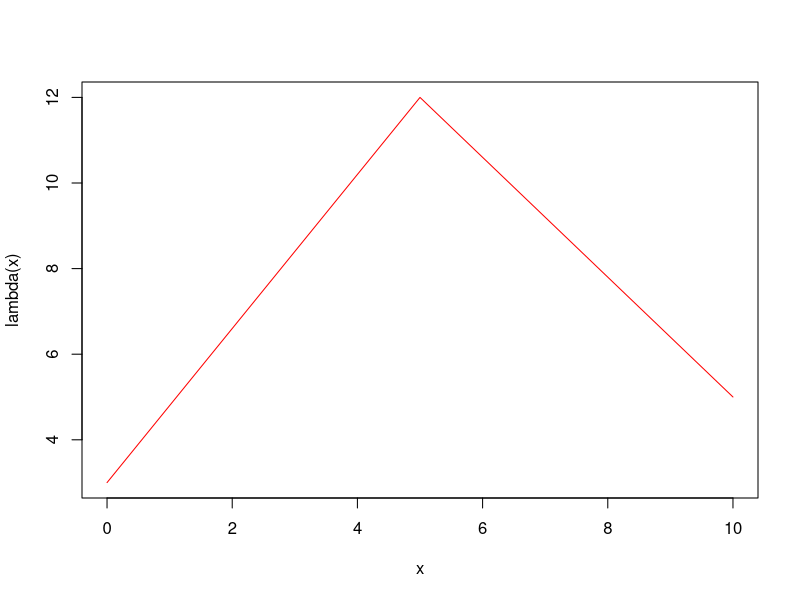
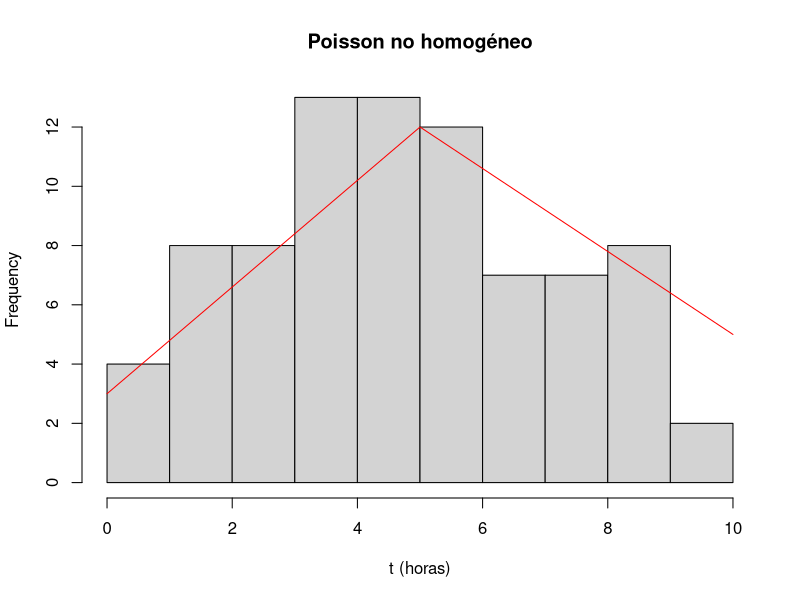
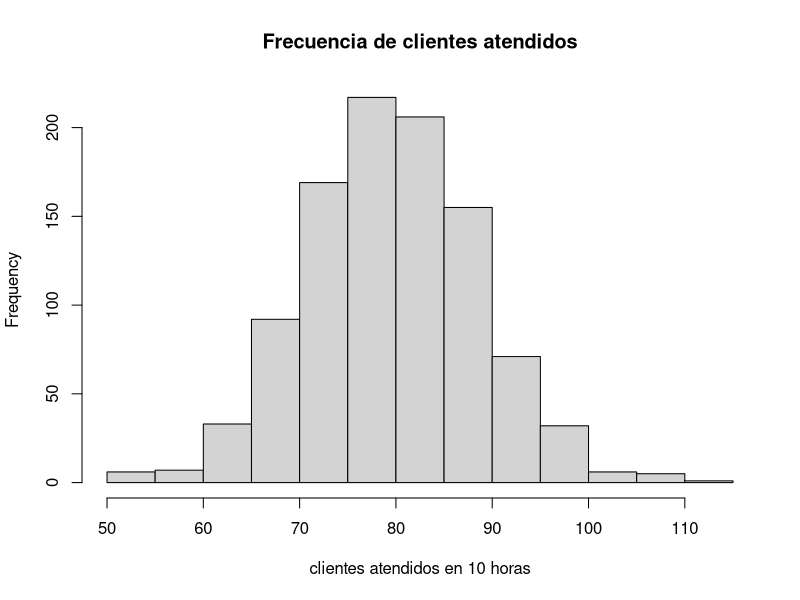
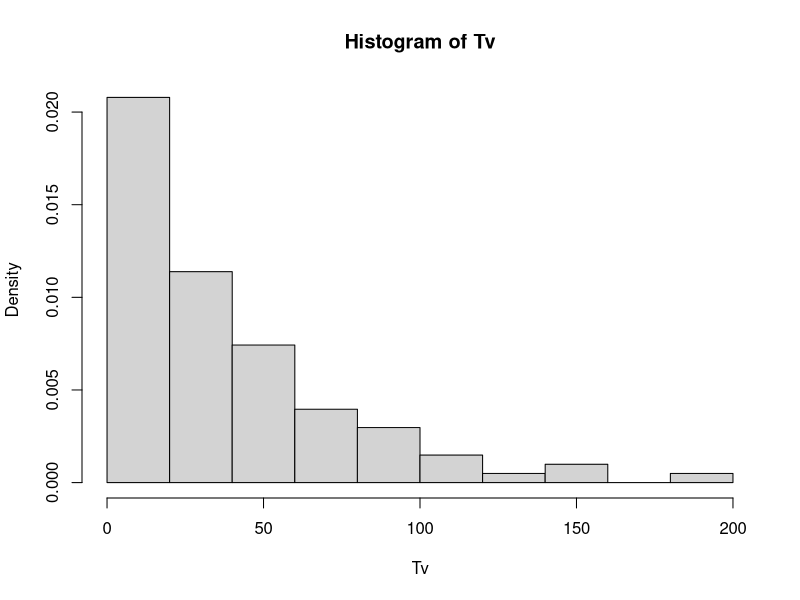
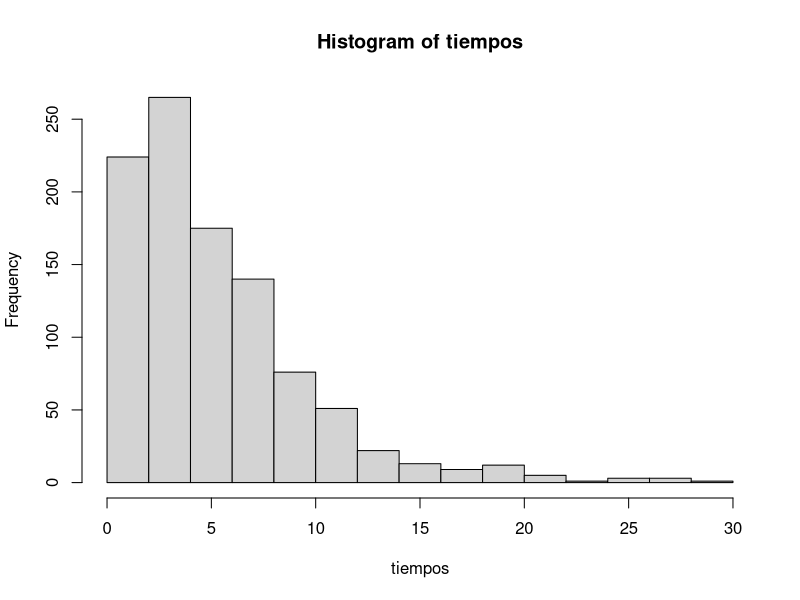

R code for these plots, in order:
## ---- chunk 1
lambdat<-function(x) ((1.8*x)+3)*I(x<=5)+((-1.4*x)+19)*I(x>5&x<=10)
curve(lambdat(x),xlim=c(0,10),ylab="lambda(x)",col="red")
## ---- chunk 2
opt <- optimize(lambdat, c(0, 10), maximum=TRUE)
m <- opt$objective
cat("maximo =",m)
## ---- chunk 3
S<-vector()
u1<-vector()
u2<-vector()
procpois<-function(Tmax,lambda) {
  t<-0;I<-0;i<-1  
  repeat {
    u1[i]<-runif(1)   
    t<-t-((1/lambda)*log(u1[i]))
    if (t>Tmax) {
      break
    }
    if (t<=Tmax) {
      u2[i]<-runif(1)
    }
    if(u2[i]<=(lambdat(t)/lambda)) {
      I<-I+1;S[I]<-t
    }
    i<-i+1
  }
return(S)
}

LL<-procpois(10,m)
hist(LL,main = "Poisson no homogéneo",breaks = 12,xlab = "t (horas)")
curve(lambdat(x),xlim=c(0,10),ylab="lambda(t)",col="red",add=TRUE)
LL[length(LL)+1]<-Inf
## ---- chunk 4
# Generación de tiempo de servicio
tserv<-function() {
  t<- (-1/9)*log(1-runif(1))
  return(t)
}
tserv()
## ---- chunk 5

# Evolución del sistema
unserv<-function(){
  LL<-procpois(10,m)
  LL[length(LL)+1]<-Inf
  t<-0
  NLL<-0  #número de llegadas hasta t
  NS<-0   # contador de salidas
  n<-0  #numero de clientes en el sistema en t
  Y<-vector() #tiempos de servicio
  Sal<-vector()       # output instantes de salida
  c<-vector()     # clientes en el sistema en cualquier t
  tLL <- LL[1]  #instante de llegada del cliente 1
  tS<-Inf   #instante de salida del sistema para el cliente i
  tm<-vector() #tiempo cliente en el sistema
  i<-1
  j<-1
  repeat
  {
    #Caso 1
    if(tLL <= tS)#llega un cliente
    {
      t <- tLL
      NLL <- NLL+1
      i<-i+1
      tLL <- LL[i]
      n<-n+1
      c[length(c)+1]<-n  # recogemos el número de clientes en el sistema
      if(n==1){
        Y[j] <- tserv()
        tS <- t+Y[j] 
        j <- j+1
      }
      
    }
    
    #caso2
    if(tS <= tLL)#un cliente sale del servidor 1
    {
      t<-tS
      NS<-NS + 1
      n<-n-1
      c[length(c)+1]<-n
      Sal[NS]<-t
      tm[NS]<-Sal[NS]-LL[NS]  # tiempo en el sistema
      if(n==0)
      {
        tS<-Inf 
      }
      if(n>0)
      {
        Y[j]<-tserv()   
        tS<-t+Y[j]
        j<-j+1
      }
      
    }
    #caso 3
    if (n == 0 & tLL == Inf) # si no quedan clientes 
    {
      break           
    }
  }
  
  if(tS==Inf)tS<-t
  resultados<-list("tiempos en el sistema",tm,"clientes en el sistema",c,
                "tiempo medio cliente en el sistema",
                mean(tm,na.rm=TRUE),
                "número medio clientes en el sistema",mean(c),
                "tiempos atención",Y,
                "última salida",tS,
                "clientes atendidos",NLL)
  
    return(resultados)
}


## ---- chunk 6
clientes_atendidos <- vector()
for (i in 1:1000) {
  out <- unserv()
  clientes_atendidos[i] <- out[[14]]
}

mean(clientes_atendidos)
hist(clientes_atendidos,main = "Frecuencia de clientes atendidos",xlab = "clientes atendidos en 10 horas" )
## ---- chunk 7
#Se crea la función del tiempo de servicio
Ts <- function(n, lambda) {
  u <- runif(n)
  x <- -(1/lambda) * log(u)
  return(x)
}
## ---- chunk 8

#Se desarrolla el sistema
Tv = c(0)
for (i in 1:100){
  TT = 0
  N = 4 
  S = 3
  R = 0
  
  Tf = Ts(1000,1)
  Tr = Ts(1000,2)
  i = 1
  j = 1
  
  # Primer fallo
  TT = TT + Tf[i]
  S = S - 1
  R = R + 1
  i = i + 1
  
  while(TRUE){
    # 
    if(R>0){
      if(Tf[i]>Tr[j]){
        TT = TT + Tr[j]
        S = S + 1
        R = R - 1
        Tf[i] = Tf[i] - Tr[j]
        j = j + 1
      }
      
      if(Tf[i]<Tr[j]){
        TT = TT + Tf[i]
        if(S==0){
          break
        }else{
          S = S - 1
          R = R + 1
          Tr[j]= Tr[j] - Tf[i]
          i = i + 1
        }
      }
      
    }else{
      TT = TT + Tf[i]
      S = S - 1
      R = R + 1
      i = i + 1
    }
    
  }
  Tv = c(Tv,TT)
  
  
}
meanT = mean(Tv)
meanT
hist(Tv,freq=FALSE)
## ---- chunk 9

choque.t <- function(T, lambda) {
    S <- vector()
    t <- 0
    I <- 0
    repeat {
        u1 <- runif(1) 
        t <- t-(1/lambda)*log(u1)
        if (t > T) {
            break
        }
        I <- I+1
        S[I] <- t
    }
    return(S)
}


valor_choque.pdf <- function(x){
    x * exp(-x)
}
## ---- chunk 10


valor_choque.r <- function(){

    # Constante que garantiza f(y) < cg(y) 
    c <- 5

    repeat {

        # Distribucion exponencial
        y <- rexp(1)

        # Uniforme
        u <- runif(1)

        if (u <= (valor_choque.pdf(y) / (dexp(y) * c))) {
            x <- y
            break
        }
    }
    x
}
## ---- chunk 11
modelo <- function(k, a, C) {

    tiempos <- vector()
    for (n in 1:k){
        # Se genera una lista de tiempos de choque
        
        t_golpe <- choque.t(100, 1)

        # Vector de danios
        d_total <- 0
        d <- vector()

        

        # Contador de iteraciones
        i <- 1
        for (t in t_golpe) {

            d[i] <- valor_choque.r()

            # Calculo la falla actual luego del golpe
            d_total <- 0
            j <- 1
            for (d_actual in d) {
                
                d_total <- d_total + d_actual * exp(-a * (t - t_golpe[j]))
                j <- j + 1
            }

            # Si la falla supera el maximo, se llega al evento de parada
            if (d_total > C) {
                break
            }

            i <- i + 1
        }

        tiempos[n] <- t
    }

    tiempos
}


k <- 1000


a <- 0.5


C <- 5

tiempos <- modelo(k, a, C)

cat("Luego de", k, "iteraciones.\n")
cat("Tiempo promedio de parada:", mean(tiempos), "horas\n")

hist(tiempos)
